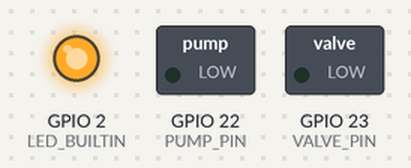
Recording of a sketch running on a simulated ESP32. On the bench: switched loads named in the sketch (green lamp = pin HIGH), output pins drawn as LEDs (lit = HIGH). WiFi joins after 1.5 s; servers stay silent unless stated; what the sketch prints to the serial monitor is not drawn.

Above: at 0.1 s.
At 2.6 s:
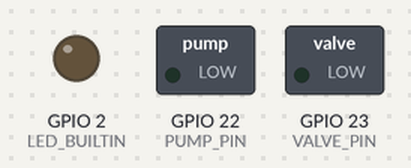
Timing chart, 0 to 4.1 s (numbered marks = the images above):
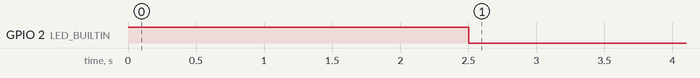

The sketch:

Control_Ondevice.ino
```cpp
/*
 * For microcontroller on the device
 * Pump on/off, solenoid valve on/off controlled by two switches
 * Microcontroller: ESP32
 */

#define  PUMP_PIN   22
#define  VALVE_PIN  23

#include <WiFi.h>
#include <WiFiUDP.h>

const char* ssid = "Crampr_Dampr", * pass = "cramprdampr";          // WiFi name and password
IPAddress IPlocal(192,168,1,179), IPtarget(192,168,1,171);    // WiFi address
WiFiUDP udp;                                                  // WiFi UDP
unsigned int UDPlocalPort = 2816, UDPtargetPort = 2918;       // WiFi port
const int packetSize = 20;                                   // packet size
byte receive_buffer[packetSize];                              // array to store received buffer
int SW_1 = 0, SW_2 = 0;            //data received


void STA_UDP_Set(){       //set UDP to STA mode
    // Wifi indication
    pinMode(LED_BUILTIN, OUTPUT);
    digitalWrite(LED_BUILTIN, HIGH);   // turn the LED on
    delay(1000);

    Serial.print("Connecting to: "); Serial.println(ssid);  // connect to WiFi
    WiFi.begin(ssid, pass);  // connect to network with password
    IPAddress gateway(192,168,1,1);             // init gateway IP
    IPAddress subnet(255,255,255,0);            // init subnet mask
    WiFi.config(IPlocal, gateway, subnet);      // set IP address of ESP
    udp.begin(UDPlocalPort);    // configure a port for UDP comms
    // hold the code here and wait until the WiFi is connected
    while (WiFi.status() != WL_CONNECTED)
    {
        delay(500);
        Serial.print(".");
    }
    Serial.println("WiFi connected!");

    //Turn OFF to indicate WiFi connected successfully
    digitalWrite(LED_BUILTIN, LOW);    // turn the LED off by making the voltage LOW
}


void UDPreceiveData(){
    if (udp.parsePacket())
    {
        udp.read(receive_buffer, packetSize);

        // receive data from controller
        SW_1 = receive_buffer[0];
        SW_2 = receive_buffer[1];
       // Serial.print("I'm not dead!");
}
}


void setup() {
    Serial.begin(115200);
    pinMode(PUMP_PIN,OUTPUT);
    pinMode(VALVE_PIN,OUTPUT);
    STA_UDP_Set();
}

void loop() {
    UDPreceiveData();
    if(SW_1 == 2) digitalWrite(PUMP_PIN,HIGH);
    else digitalWrite(PUMP_PIN,LOW);
    if(SW_2 == 2) digitalWrite(VALVE_PIN,HIGH);
    else digitalWrite(VALVE_PIN,LOW);
    Serial.print(SW_1);
    Serial.print("  ");
    Serial.println(SW_2);
    delay(1);
}
```
